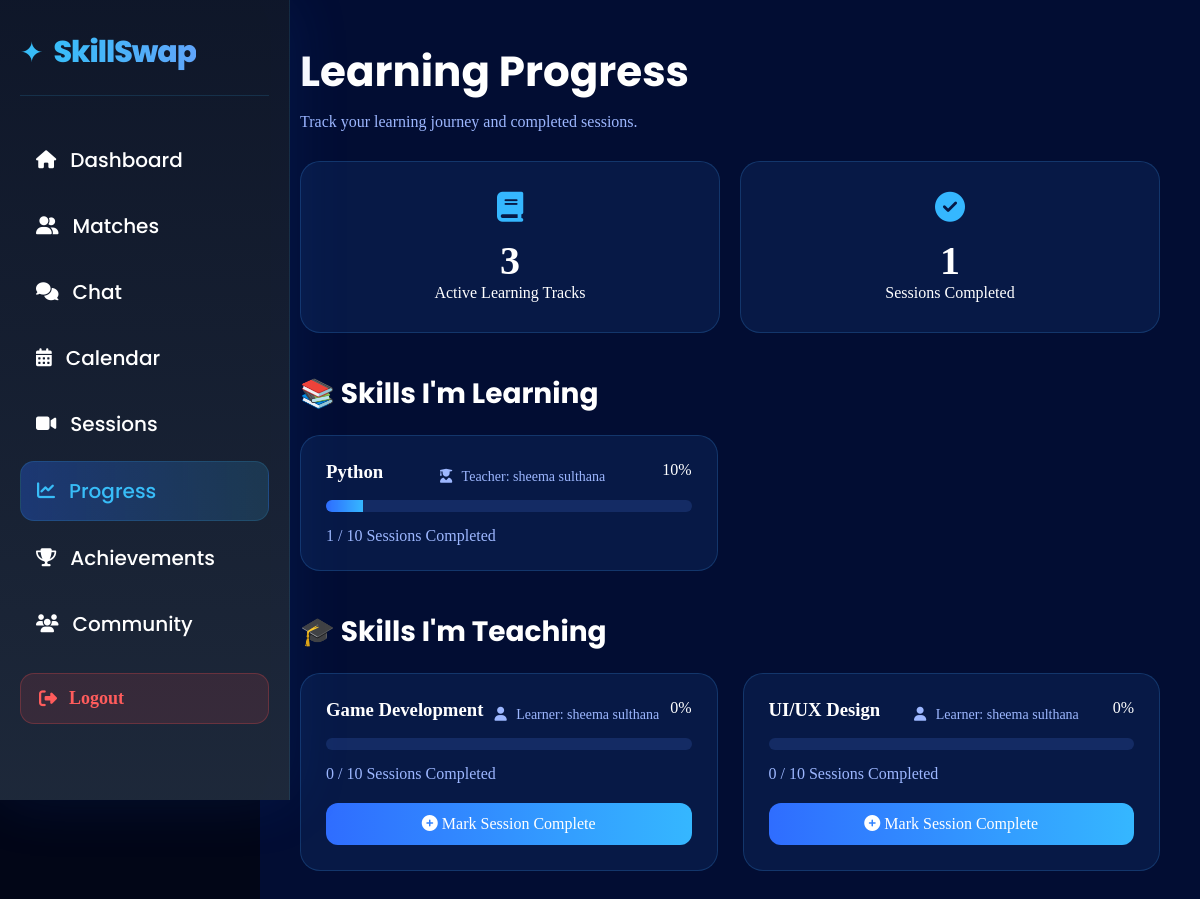
Screenshot of /progress (signed in) with the database file from the repository.
### tables this page shows
CREATE TABLE learning_tracks (

    id INTEGER PRIMARY KEY AUTOINCREMENT,

    teacher_id INTEGER NOT NULL,

    learner_id INTEGER NOT NULL,

    skill_name TEXT NOT NULL,

    total_sessions INTEGER DEFAULT 10,

    completed_sessions INTEGER DEFAULT 0,

    created_at TIMESTAMP DEFAULT CURRENT_TIMESTAMP

);

CREATE TABLE users (

    id INTEGER PRIMARY KEY AUTOINCREMENT,

    name TEXT NOT NULL,
    email TEXT UNIQUE NOT NULL,
    password TEXT NOT NULL,

    profile_pic TEXT DEFAULT '',

    bio TEXT DEFAULT '',

    teach_skills TEXT DEFAULT '',

    learn_skills TEXT DEFAULT '',

    languages TEXT DEFAULT ''

);

### app.py (the view)
@app.route('/progress')
def progress():
    if 'user_id' not in session:
        return redirect('/login')
    conn = get_connection()
    learning_tracks = conn.execute("""
SELECT
    lt.*,
    u.name AS teacher_name
FROM learning_tracks lt
JOIN users u
ON lt.teacher_id = u.id
WHERE lt.learner_id=?
""",
(session['user_id'],)
).fetchall()
    teaching_tracks = conn.execute("""
SELECT
    lt.*,
    u.name AS learner_name
FROM learning_tracks lt
JOIN users u
ON lt.learner_id = u.id
WHERE lt.teacher_id=?
""",
(session['user_id'],)
).fetchall()
    conn.close()
    return render_template(
        'dashboard/progress.html',
        learning_tracks=learning_tracks,
        teaching_tracks=teaching_tracks,
        active_page='progress'
    )

### database/db.py (called while the page is built)
def get_connection():
    conn = sqlite3.connect(DATABASE)
    conn.row_factory = sqlite3.Row
    return conn

### templates/dashboard/progress.html (shortened to what this page needs)
<!DOCTYPE html>
<html lang="en">
<head>
<link rel="stylesheet"
href="{{ url_for('static', filename='css/sidebar.css') }}">
<link rel="stylesheet"
href="{{ url_for('static', filename='css/progress.css') }}">
<link rel="stylesheet"
href="https://cdnjs.cloudflare.com/ajax/libs/font-awesome/6.5.1/css/all.min.css">
</head>
<body>
{% include 'components/dashboard_sidebar.html' %}
<div class="main-content">
    <div class="page-header">
        <h1>Learning Progress</h1>
        <p>
            Track your learning journey and completed sessions.
        </p>
    </div>
    <div class="stats-grid">
        <div class="stat-card">
            <i class="fas fa-book"></i>
            <h2>
{{ learning_tracks|length + teaching_tracks|length }}
</h2>
            <span>Active Learning Tracks</span>
        </div>
        <div class="stat-card">
            <i class="fas fa-check-circle"></i>
            <h2>
                {{ learning_tracks|sum(attribute='completed_sessions')
+
teaching_tracks|sum(attribute='completed_sessions') }}
            </h2>
            <span>Sessions Completed</span>
        </div>
    </div>
<h2 class="section-title">
📚 Skills I'm Learning
</h2>
<div class="tracks-grid">
{% for track in learning_tracks %}
{% set progress =
((track.completed_sessions /
track.total_sessions) * 100)|int %}
<div class="track-card">
    <div class="track-header">
        <h3>{{ track.skill_name }}</h3>
        <div class="track-person">
    <i class="fas fa-user-graduate"></i>
    Teacher:
    {{ track.teacher_name }}
</div>
        <span>{{ progress }}%</span>
    </div>
    <div class="progress-bar">
        <div class="progress-fill"
        style="width:{{ progress }}%">
        </div>
    </div>
    <div class="session-info">
        {{ track.completed_sessions }}
        /
        {{ track.total_sessions }}
        Sessions Completed
    </div>
</div>
{% endfor %}
</div>
<h2 class="section-title">
🎓 Skills I'm Teaching
</h2>
<div class="tracks-grid">
{% for track in teaching_tracks %}
{% set progress =
((track.completed_sessions /
track.total_sessions) * 100)|int %}
<div class="track-card">
    <div class="track-header">
        <h3>{{ track.skill_name }}</h3>
        <div class="track-person">
    <i class="fas fa-user"></i>
    Learner:
    {{ track.learner_name }}
</div>
        <span>{{ progress }}%</span>
    </div>
    <div class="progress-bar">
    </div>
    <div class="session-info">
        {{ track.completed_sessions }}
        /
        {{ track.total_sessions }}
        Sessions Completed
    </div>
    <a
    href="/complete-session/{{ track.id }}"
    class="complete-btn">
        <i class="fas fa-plus-circle"></i>
        Mark Session Complete
    </a>
</div>
{% endfor %}
</div>
</div>
</body>
</html>

### static/css/sidebar.css (style rules this page uses)
* { margin:0; padding:0; box-sizing:border-box; }
.main-content { margin-left:290px; padding:40px; }

### static/css/progress.css (style rules this page uses)
.main-content { margin-left:260px; padding:40px; min-height:100vh; background:#020d33; color:white; }
body { background:#020617; color:#fff; }
.page-header h1 { font-size:42px; margin-bottom:10px; font-family:'Poppins',sans-serif; }
.page-header p { color:#9db7ff; }
.stats-grid { display:grid; grid-template-columns:repeat(2,1fr); gap:20px; margin:30px 0; }
.stat-card { background:#071946; border:1px solid rgba(65,170,255,.2); border-radius:20px; padding:30px; text-align:center; }
.stat-card i { font-size:30px; color:#35b7ff; margin-bottom:15px; }
.stat-card h2 { font-size:40px; }
.tracks-grid { display:grid; grid-template-columns:repeat(auto-fill,minmax(350px,1fr)); gap:25px; }
.track-card { background:#071946; border:1px solid rgba(65,170,255,.2); border-radius:20px; padding:25px; }
.track-header { display:flex; justify-content:space-between; margin-bottom:15px; }
.progress-bar { height:12px; background:#142b64; border-radius:20px; overflow:hidden; }
.progress-fill { height:100%; background:linear-gradient( 90deg, #2f6dff, #35b7ff ); }
.session-info { margin-top:15px; color:#9db7ff; }
.complete-btn { display:block; text-align:center; margin-top:20px; padding:12px; border-radius:12px; text-decoration:none; color:white; background:linear-gradient( 90deg, #2f6dff, #35b7ff ); }
.section-title { margin:40px 0 20px; font-size:28px; font-weight:700; color:white; font-family:'Poppins',sans-serif; }
.track-person { margin-top:8px; color:#9db7ff; font-size:14px; font-weight:500; }
.track-person i { margin-right:6px; }

### rows the page displays
learning_tracks: skill_name "Python", teacher_name "sheema sulthana", total_sessions "10", completed_sessions "1"
learning_tracks: skill_name "Game Development", learner_name "sheema sulthana", completed_sessions "0", total_sessions "10"
learning_tracks: skill_name "UI/UX Design", learner_name "sheema sulthana", completed_sessions "0", total_sessions "10"

### other values shown
{{ learning_tracks|length + teaching_tracks|length }} "3"
